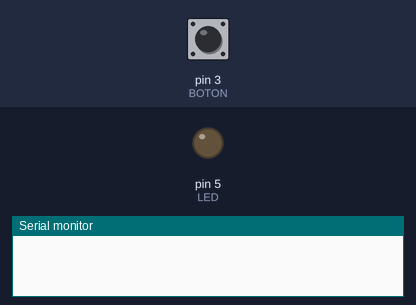
A program run on a simulated Arduino Uno, built with avr-gcc and run on an emulated ATmega328P. Parts: output pins drawn as LEDs (lit = HIGH), the last lines printed to the serial monitor. The inputs (shaded band) are chosen by the test bench; at power-on: pin 3 (BOTON) HIGH.

Above: at 1.2 s.
1.3 s: pin 3 (BOTON) pulled LOW for 0.15 s
At 2.3 s:
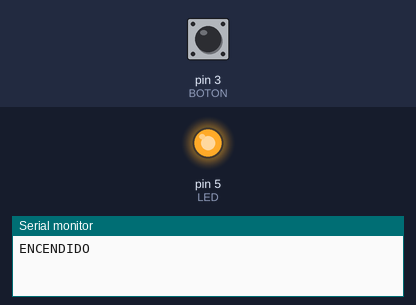
2.9 s: pin 3 (BOTON) pulled LOW for 1 s
At 3.5 s:
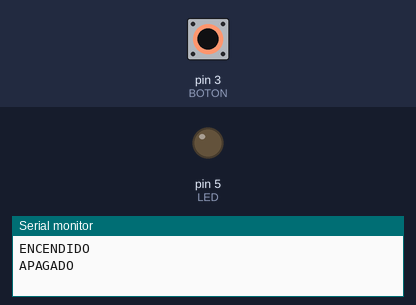
5.4 s: pin 3 (BOTON) pulled LOW for 3.2 s
At 6.6 s:
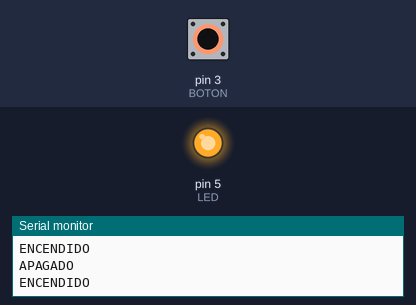
Timing chart, 0 to 8.4 s (numbered marks = the images above; inputs shaded):
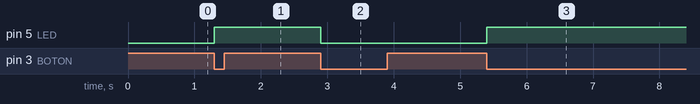

Measured:
- after the input at 1.3 s, pin 5 (LED): LOW → HIGH at once
- after the input at 2.9 s, pin 5 (LED): HIGH → LOW at once
- after the input at 5.4 s, pin 5 (LED): LOW → HIGH at once

The program:

main.cpp
```cpp
#include <Arduino.h>

#define LED 5
#define BOTON 3 //para el arduino solo se puede generar interuppciones externas solo en el pin 2 y 3

bool estado_pulsador;
long tiempo_anterior;
long diferencia;

void Interrupt_ext();

void setup() {
  // put your setup code here, to run once:
  Serial.begin(9600);
  pinMode(BOTON,INPUT_PULLUP);
  pinMode(LED,OUTPUT);
  attachInterrupt(digitalPinToInterrupt(BOTON),Interrupt_ext,FALLING); //RISING, FALLING, LOW, HIGH

}

void loop() {
  // put your main code here, to run repeatedly:

}

void Interrupt_ext(){

  diferencia = millis() - tiempo_anterior; //artilugio para evitar falsas activaciones por ruido electromagnetico
  tiempo_anterior = millis();

  if(diferencia > 500){ // si se ha pasado un tiempo menor a 500 milisegundos se considera ruido electromagnetico

    if(digitalRead(LED)==true){
      digitalWrite(LED,LOW);
      Serial.println("APAGADO");
      delay(200);
    }else{
      digitalWrite(LED,HIGH);
      Serial.println("ENCENDIDO");
      delay(200);
    }
  }

}
```
